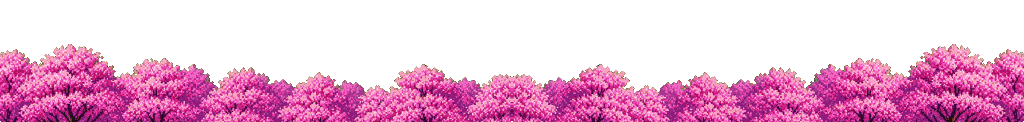
#> input picture assets/bg/L_near.png, 1024 x 122 px
$ python -i cutq.py   (imports and definitions only)
#> lines starting #> are read from the running program, lines starting #| are printed output that depends on the picture; after the words box and inside, x2 and y2 are one past the last pixel; in counts of white or black regions, pixels touching at a corner belong together
# Cut-quality audit: per used prop PNG, score crude-cut artefacts:
#  speck = opaque pixels in tiny detached components; fringe = edge pixels close to sheet bg (navy) or white matte;
#  semi = partial-alpha pixels (soft matte halos in a hard-pixel art style).
import numpy as np, glob, json, sys, re, os
from PIL import Image; from scipy import ndimage as nd
BG = np.array([[255, 255, 255], [236, 236, 236]], float)
def score(p):
#> called with p = '../assets/bg/L_near.png'
    a = np.asarray(Image.open(p).convert('RGBA')).astype(float); al = a[..., 3]; op = al > 40
#> after `al = a[..., 3]`:
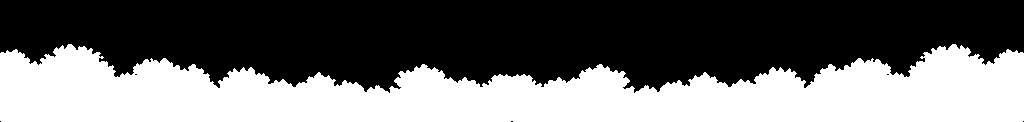
#> al: shape (122, 1024) float64; 42.1% white; 1 white region, box (x1, y1, x2, y2) and area: (0, 44, 1024, 122) 52536
    if op.sum() < 30: return None
    lab, n = nd.label(op, structure=np.ones((3, 3))); sz = nd.sum(op, lab, range(1, n + 1)); big = sz.max()
#> after `lab, n = nd.label(op, structure=np.ones((3, 3)))`: n = 1
#> after `sz = nd.sum(op, lab, range(1, n + 1))`: sz = [52536]
#> after `big = sz.max()`: big = 52536
    speck = float(sz[sz < max(6, big * 0.01)].sum()) / op.sum()
#> speck = 0
    edge = op & ~nd.binary_erosion(op); rgb = a[..., :3][edge]
#> after `edge = op & ~nd.binary_erosion(op)`:
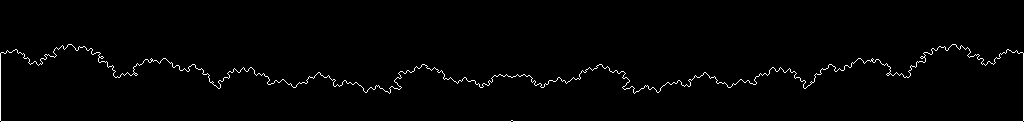
#> edge: shape (122, 1024) bool; 2.1% white in thin lines or dots, all inside (x1, y1, x2, y2) = (0, 44, 1024, 122)
#> after `rgb = a[..., :3][edge]`: rgb = 2652 rows, first 8: [222, 106, 133], [248, 162, 195], [204, 174, 170], [140, 110, 81], [140, 110, 81], [204, 174, 170], [248, 162, 195], [222, 106, 133]
    d = np.min(np.linalg.norm(rgb[:, None, :] - BG[None], axis=2), axis=1); fringe = float((d < 22).mean()) if len(d) else 0
#> after `d = np.min(np.linalg.norm(rgb[:, None, :] - BG[None], axis=2), axis=1)`: d = 2652 values, max 370.3 at index 1675, min 41.89 at index 230, mean 184.7
#> after `fringe = float((d < 22).mean()) if len(d) else 0`: fringe = 0
    semi = float(((al > 10) & (al < 200)).sum()) / op.sum()
#> semi = 0
    return dict(speck=round(speck, 4), fringe=round(fringe, 4), semi=round(semi, 4), score=round(speck * 4 + fringe + semi, 4))
# [11 lines not run here, left out]

>>> result = score('../assets/bg/L_near.png')
#> result = {'speck': 0, 'fringe': 0, 'semi': 0, 'score': 0}
